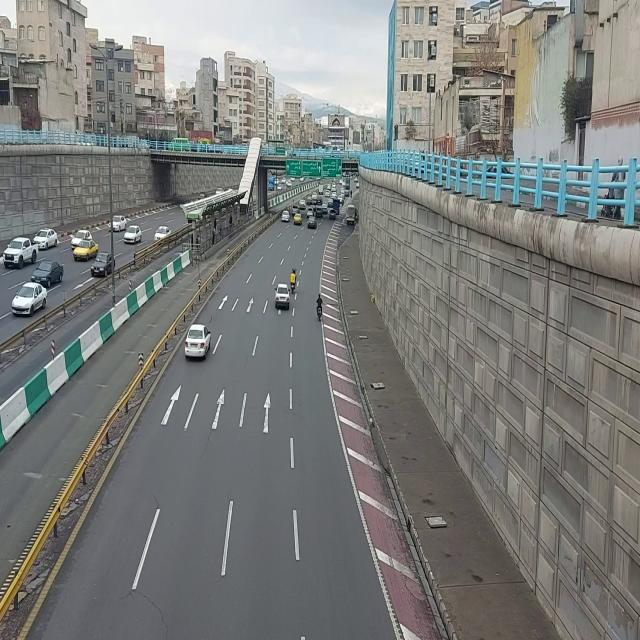
#> input picture data/Apply_Grayscale/Vehicles_Detection.v9i.coco/test/frame_0990_jpg.rf.a3223422e734a57442ee34a58d24d4b4.jpg, 640 x 640 px, given as the content of the folder /MyDrive/CS231/CS231_VehicleDetection/data/main/train/images, which was not available
$ jupyter execute --allow-errors hog_svm_vehicle_detection.ipynb   (text cells are left out)
#> lines starting #> are read from the running program, lines starting #| are printed output that depends on the picture; pictures that were not available may be replaced by others from this repository, and a replacement may not be noted
[cell 1]
import time
import random
from pathlib import Path

import cv2
import numpy as np
import matplotlib.pyplot as plt

from sklearn.preprocessing import StandardScaler
from sklearn.svm import LinearSVC, SVC

random.seed(42)
np.random.seed(42)

[cell 2]
from google.colab import drive
drive.mount("/content/drive")

[cell 3]
ROOT = Path("/content/drive/MyDrive/CS231/CS231_VehicleDetection/")
DATA_ROOT = ROOT / 'data' / 'main'
TRAIN_IMG_DIR = DATA_ROOT / 'train' / 'images'
TRAIN_LBL_DIR = DATA_ROOT / 'train' / 'labels'
VAL_IMG_DIR = DATA_ROOT / 'valid' / 'images'
VAL_LBL_DIR = DATA_ROOT / 'valid' / 'labels'
TEST_IMG_DIR = DATA_ROOT / 'test' / 'images'
TEST_LBL_DIR = DATA_ROOT / 'test' / 'labels'
MODEL_PATH = ROOT / "models"

CLASS_NAMES = ['bus', 'car', 'motorbike', 'truck']
NUM_CLASSES = len(CLASS_NAMES)
BG_CLASS = NUM_CLASSES

#> (the rest of this cell did not finish here and is left out)

[cell 4]
PATCH_SIZE = (48, 48)
NEG_PER_IMAGE = 50
NEG_IOU_MAX = 0.3
HARD_NEG_PER_IMAGE = 15
MAX_TRAIN_IMAGES = None

# OpenCV HOG: faster than skimage HOG for this use case
HOG_BINS = 9
PIX_PER_CELL = (8, 8)
CELLS_PER_BLOCK = (2, 2)

# Detection
WINDOW_STRIDE = 32
Y_SEARCH_RANGE = (0.2, 0.90)
NMS_IOU_THRESHOLD = 0.35
SCORE_THRESHOLD = 0.5
TOPK_PER_CLASS_PER_IMAGE = 40

print('Hyperparameters set')

[cell 5]
# Hàm kiểm tra định dạng ảnh
def image_files(img_dir):
    return sorted([p for p in img_dir.iterdir() if p.suffix.lower() in {'.jpg', '.jpeg', '.png', '.bmp'}])

# Lấy đường dẫn label từ đường dẫn ảnh
def label_path_for_image(lbl_dir, img_path):
    return lbl_dir / (img_path.stem + '.txt')

# Chuyển annotation từ format YOLO sang XYXY
# [17 lines left out: functions yolo_to_xyxy, clip_box_xyxy, not called in this run]

# Đọc các annotations để lấy thông tin về ảnh và label
def read_annotations(img_dir, lbl_dir):
    records = []
    for img_path in image_files(img_dir):
        img = cv2.imread(str(img_path))
#> img is the input picture: shape (640, 640, 3); mean B, G, R 122.1, 124.5, 123
        if img is None:
            continue
        h, w = img.shape[:2]
#> h = 640; w = 640

        boxes = []
        labels = []
        lbl = label_path_for_image(lbl_dir, img_path)
        if lbl.exists():
            for line in lbl.read_text(encoding='utf-8').splitlines():
                parts = line.strip().split()
                if len(parts) != 5:
                    continue
                cls_id, xc, yc, bw, bh = parts
                cls_id = int(float(cls_id))
                if cls_id < 0 or cls_id >= NUM_CLASSES:
                    continue
                box = yolo_to_xyxy(float(xc), float(yc), float(bw), float(bh), w, h)
                box = clip_box_xyxy(box, w, h)
                if box is None:
                    continue
                boxes.append(box)
                labels.append(cls_id)

        records.append({
            'image_path': img_path,
            'width': w,
            'height': h,
            'boxes': np.array(boxes, dtype=np.float32) if boxes else np.zeros((0, 4), dtype=np.float32),
            'labels': np.array(labels, dtype=np.int32) if labels else np.zeros((0,), dtype=np.int32),
        })
    return records

train_records = read_annotations(TRAIN_IMG_DIR, TRAIN_LBL_DIR)
val_records = read_annotations(VAL_IMG_DIR, VAL_LBL_DIR)
test_records = read_annotations(TEST_IMG_DIR, TEST_LBL_DIR)

print(f'Train: {len(train_records)} | Val: {len(val_records)} | Test: {len(test_records)}')
#| Train: 1 | Val: 1 | Test: 1

[cell 6]
# Tính IoU
# [14 lines left out: function compute_iou, not called in this run]

# Tìm IoU lớn nhất
def max_iou_with_boxes(box, gt_boxes):
    if len(gt_boxes) == 0:
        return 0.0
    return max(compute_iou(box, g) for g in gt_boxes)

# Cắt vùng trong ảnh để xử lí
def crop_and_resize(img, box, out_size=PATCH_SIZE):
    x1, y1, x2, y2 = [int(round(v)) for v in box]
    patch = img[y1:y2, x1:x2]
    if patch.size == 0:
        return None
    return cv2.resize(patch, out_size, interpolation=cv2.INTER_AREA)

[cell 7]
# OpenCV HOG descriptor (fast)
win_size = PATCH_SIZE
cell_size = PIX_PER_CELL
block_size = (CELLS_PER_BLOCK[0] * cell_size[0], CELLS_PER_BLOCK[1] * cell_size[1])
block_stride = (cell_size[0], cell_size[1])

# Khởi tạo bộ mô tả OpenCV HOGDescriptor (Tốc độ xử lý rất nhanh bằng C++)
HOG = cv2.HOGDescriptor(
    win_size,        # winSize
    block_size,      # blockSize
    block_stride,    # blockStride
    cell_size,       # cellSize
    HOG_BINS,        # nbins
)

def extract_feature(patch_bgr):
    """
    Trích xuất đặc trưng HOG chuẩn: Grayscale -> Chuẩn hóa -> Tính HOG
    """
    # Bước 1: Chuyển sang ảnh xám (Grayscale)
    gray = cv2.cvtColor(patch_bgr, cv2.COLOR_BGR2GRAY)

    # Bước 2: Chuẩn hóa cường độ sáng (Min-Max Normalization về khoảng 0 - 255)
    # Bước này giúp giảm thiểu tác động của việc ảnh quá tối hoặc quá sáng
    gray_normalized = cv2.normalize(gray, None, 0, 255, cv2.NORM_MINMAX)

    # Bước 3: Trích xuất và trải phẳng vector HOG
    hog_vec = HOG.compute(gray_normalized).reshape(-1)

    return hog_vec.astype(np.float32)

[cell 8]
def sample_negative_boxes(record, n, max_iou=0.08, max_trials=400):
    """
    Hàm lấy mẫu ngẫu nhiên các ô vuông làm nhãn âm (Background/Nền).
    Đảm bảo các ô này không trùng lặp quá nhiều với vật thể thật (Ground Truth).
    """
    w, h = record['width'], record['height']
    gt = record['boxes']
    out = []
    scales = [0.75, 1.0, 1.25, 1.5, 1.8] # Các tỷ lệ phóng to/thu nhỏ của ô ảnh mẫu

    t = 0
    # Vòng lặp dừng khi lấy đủ số lượng mẫu 'n' HOẶC vượt quá số lần thử tối đa 'max_trials'
    while len(out) < n and t < max_trials:
        t += 1
        s = random.choice(scales) # Chọn ngẫu nhiên một tỷ lệ kích thước
        bw = int(PATCH_SIZE[0] * s)
        bh = int(PATCH_SIZE[1] * s)

        # Bỏ qua nếu kích thước ô mẫu lớn hơn cả kích thước bức ảnh gốc
        if bw >= w or bh >= h:
            continue

        # Chọn tọa độ góc trên bên trái ngẫu nhiên trong phạm vi hợp lệ của ảnh
        x1 = random.randint(0, w - bw - 1)
        # Bắt đầu quét y từ 15% chiều cao ảnh trở xuống (thường để bỏ qua vùng bầu trời)
        y1 = random.randint(int(h * 0.15), h - bh - 1)

        b = [x1, y1, x1 + bw, y1 + bh] # Tọa độ bounding box ngẫu nhiên [x1, y1, x2, y2]

        # Kiểm tra độ chồng chéo (IoU) lớn nhất giữa ô ngẫu nhiên này với tất cả các vật thể thật
        # Nếu IoU nhỏ hơn ngưỡng cho phép (max_iou), chứng tỏ đây là vùng nền sạch -> Giữ lại
        if max_iou_with_boxes(b, gt) <= max_iou:
            out.append(b)

    return out

def build_train_features(records, max_images=None):
    """
    Hàm duyệt qua danh sách ảnh để cắt vùng dữ liệu, trích xuất đặc trưng
    và đóng gói thành tập dữ liệu huấn luyện X (đặc trưng) và y (nhãn).
    """
    X, y = [], []
    # Giới hạn số lượng ảnh xử lý nếu cấu hình max_images được đặt
    use = records if max_images is None else records[:max_images]

    for rec in use:
        # Đọc ảnh từ đường dẫn
        img = cv2.imread(str(rec['image_path']))
        if img is None: # Bỏ qua nếu ảnh bị lỗi hoặc không tồn tại
            continue

        # --- PHẦN 1: TRÍCH XUẤT NHÃN DƯƠNG (CÁC VẬT THỂ THẬT) ---
        for box, cls_id in zip(rec['boxes'], rec['labels']):
            p = crop_and_resize(img, box) # Cắt vùng vật thể và resize về kích thước chuẩn
            if p is None:
                continue
            X.append(extract_feature(p))  # Trích xuất đặc trưng (HOG/Color...) rồi thêm vào tập X
            y.append(int(cls_id))         # Thêm nhãn của vật thể vào tập y

        # --- PHẦN 2: TRÍCH XUẤT NHÃN ÂM (BACKGROUND / NỀN TRỐNG) ---
        # Gọi hàm lấy mẫu ngẫu nhiên các ô nền trên chính bức ảnh này
        for b in sample_negative_boxes(rec, NEG_PER_IMAGE, max_iou=NEG_IOU_MAX):
            p = crop_and_resize(img, b) # Cắt vùng nền và resize về kích thước chuẩn
            if p is None:
                continue
            X.append(extract_feature(p))  # Trích xuất đặc trưng của vùng nền trống
            y.append(BG_CLASS)            # Gắn nhãn lớp nền (ví dụ: lớp 0 hoặc lớp cuối cùng)

    # Chuyển đổi danh sách dữ liệu thành mảng NumPy định dạng chuẩn để nạp vào mô hình học máy
    return np.asarray(X, dtype=np.float32), np.asarray(y, dtype=np.int32)

# --- BẮT ĐẦU CHẠY QUY TRÌNH CHUẨN BỊ DỮ LIỆU HUẤN LUYỆN ---

# Gộp chung tập train và tập validation lại thành một bể chứa dữ liệu mẫu để trích xuất (nếu cần)
train_pool = train_records + val_records

# Thực hiện xây dựng tập dữ liệu đặc trưng X_train và y_train
X_train, y_train = build_train_features(train_pool, max_images=MAX_TRAIN_IMAGES)
#> after the loop in build_train_features, `for box, cls_id in zip(rec['boxes'], rec['labels']):`: X = []
#> the loop in build_train_features, `for b in sample_negative_boxes(rec, NEG_PER_IMAGE, max_iou=NEG_IOU_MAX):` made 50 passes
#> pass 1, in crop_and_resize, `patch = img[y1:y2, x1:x2]`:
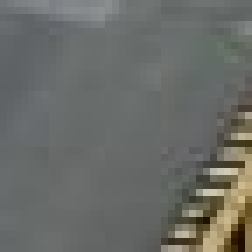
#> patch: shape (36, 36, 3) (shown 7 times larger); mean B, G, R 103.3, 107.4, 105.8
#> pass 1, in build_train_features, `p = crop_and_resize(img, b)`:
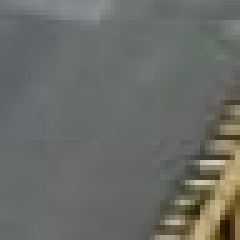
#> p: shape (48, 48, 3) (shown 5 times larger); mean B, G, R 103.2, 107.4, 105.8
#> pass 1, in extract_feature, `gray = cv2.cvtColor(patch_bgr, cv2.COLOR_BGR2GRAY)`:
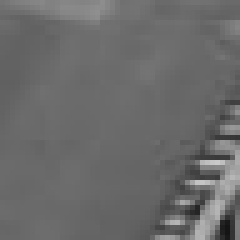
#> gray: shape (48, 48) (shown 5 times larger); min 21, max 202, mean 106.4
#> pass 1, in extract_feature, `gray_normalized = cv2.normalize(gray, None, 0, 255, cv2.NORM_MINMAX)`:
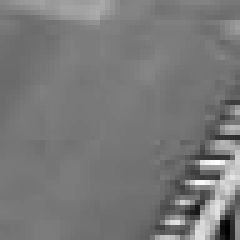
#> gray_normalized: shape (48, 48) (shown 5 times larger); min 0, max 255, mean 120.4
#> after the loop in build_train_features, `for b in sample_negative_boxes(rec, NEG_PER_IMAGE, max_iou=NEG_IOU_MAX):`:
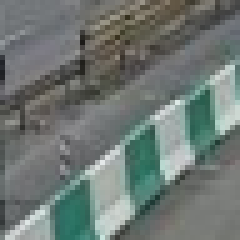
#> p: shape (48, 48, 3) (shown 5 times larger); mean B, G, R 115.2, 119.2, 110.2
#> after the loop in build_train_features, `for b in sample_negative_boxes(rec, NEG_PER_IMAGE, max_iou=NEG_IOU_MAX):`: X = 50 items; y = 50 values from 4 to 4
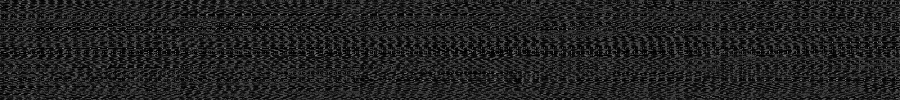
#> X_train: shape (100, 900) float32; min 0, max 0.549, mean 0.136
#> y_train = 100 values from 4 to 4

# In ra kích thước của tập dữ liệu đặc trưng (Số lượng mẫu x Chiều dài vector đặc trưng)
print('Train feature shape:', X_train.shape)
#| Train feature shape: (100, 900)

# Vòng lặp thống kê số lượng mẫu của từng lớp (bao gồm các lớp vật thể và lớp nền)
for i in range(NUM_CLASSES + 1):
    # Xác định tên hiển thị: Nếu là lớp cuối cùng thì đặt là 'background', ngược lại lấy từ mảng danh mục
    name = CLASS_NAMES[i] if i < NUM_CLASSES else 'background'
    # Tính tổng số mẫu thuộc về lớp i hiện tại và in ra màn hình căn lề phải cho đẹp
    print(f'{name:>10}: {(y_train == i).sum()}')
#> this loop made 5 passes
#|        bus: 0
#|        car: 0
#|  motorbike: 0
#|      truck: 0
#| background: 100

[cell 9]
def fit_model(X, y, C=1.0):
    """
    Hàm huấn luyện mô hình SVM tuyến tính (LinearSVC) kết hợp chuẩn hóa dữ liệu.
    Tự động tối ưu tham số 'dual' dựa trên kích thước ma trận đặc trưng để tăng tốc độ.
    """
    # 1. Khởi tạo và thực hiện chuẩn hóa dữ liệu về phân phối chuẩn (mean=0, var=1)
    # Bước này giúp SVM hội tụ nhanh hơn và không bị lệch bởi các đặc trưng có giá trị lớn
    scaler = StandardScaler()
    Xs = scaler.fit_transform(X)

    # 2. Tự động tối ưu hóa toán toán giải (Tham số dual)
    # Lấy ra: n_samples (số lượng dòng/mẫu), n_features (số lượng cột/đặc trưng HOG)
    n_samples, n_features = X.shape

    # NOTE VỀ DUAL:
    # Theo tài liệu scikit-learn, nếu số lượng mẫu (dòng) LỚN HƠN số lượng đặc trưng (cột),
    # ta nên đặt dual=False (giải bài toán gốc) để tránh mô hình bị treo hoặc chạy cực kỳ chậm.
    # Ngược lại, nếu số mẫu ít hơn số đặc trưng, đặt dual=True (giải bài toán đối ngẫu).
    is_dual = n_samples < n_features

    # 3. Khởi tạo mô hình SVM tuyến tính với các cấu hình tối ưu
    clf = LinearSVC(
        C=C,           # Tham số phạt lỗi ranh giới biên (Soft-margin control)
        class_weight='balanced', # Tự động cân bằng trọng số vì tập mẫu âm (nền) luôn nhiều hơn mẫu dương
        dual=is_dual,
        max_iter=30000
    )

    # 4. Tiến hành bấm giờ và huấn luyện mô hình
    t0 = time.perf_counter()
    clf.fit(Xs, y)
    dt = time.perf_counter() - t0

    return scaler, clf, dt

[cell 10]
# Data-driven window scales from GT box size stats
def estimate_scales(records):
    """
    Hàm tự động tính toán các tỷ lệ (scales) cho cửa sổ quét (sliding window)
    dựa trên thống kê kích thước thực tế của các vật thể thật (Ground Truth) trong tập dữ liệu.
    """
    ratios = [] # Danh sách chứa tỷ lệ kích thước của từng vật thể so với PATCH_SIZE chuẩn

    # Duyệt qua từng bức ảnh trong tập dữ liệu
    for rec in records:
        # Duyệt qua từng bounding box của vật thể thật trong ảnh đó
        for b in rec['boxes']:
            # Tính chiều rộng (bw) và chiều cao (bh) của vật thể
            # Hàm max(1.0, ...) đảm bảo kích thước không bị bằng 0 (tránh lỗi chia cho 0)
            bw = max(1.0, b[2] - b[0])
            bh = max(1.0, b[3] - b[1])

            # Tính toán xem vật thể lớn gấp bao nhiêu lần so với kích thước PATCH_SIZE gốc.
            # Lấy giá trị lớn nhất giữa tỉ lệ chiều rộng và chiều cao để đảm bảo cửa sổ bao trọn được vật thể.
            ratios.append(max(bw / PATCH_SIZE[0], bh / PATCH_SIZE[1]))

    # Trường hợp tập dữ liệu trống hoặc không tìm thấy vật thể nào, trả về danh sách tỷ lệ mặc định an toàn
    if len(ratios) == 0:
        return [0.85, 1.0, 1.2, 1.5]

    # Sử dụng hàm phân vị (Quantile) để chọn ra 5 mốc đại diện tương ứng với các kích cỡ vật thể:
    # Rất nhỏ (15%), nhỏ (35%), trung bình (55%), lớn (75%), và rất lớn (90%) xuất hiện trong tập dữ liệu
    q = np.quantile(np.array(ratios), [0.15, 0.35, 0.55, 0.75, 0.9])

    # Xử lý chuẩn hóa danh sách tỷ lệ:
    # 1. np.clip(v, 0.65, 2.6): Giới hạn tỷ lệ scale chỉ nằm trong khoảng an toàn từ 0.65 đến 2.6 lần PATCH_SIZE
    # 2. set(...): Loại bỏ các giá trị scale bị trùng lặp (nếu có)
    # 3. sorted(...): Sắp xếp các tỷ lệ theo thứ tự tăng dần từ nhỏ đến lớn
    scales = sorted(set([float(np.clip(v, 0.65, 2.6)) for v in q]))

    return scales

# --- THỰC THI TÍNH TOÁN CÁC TỶ LỆ CỬA SỔ QUÉT ---

# Gọi hàm phân tích trên bể dữ liệu huấn luyện (train_pool) để lấy ra các tỷ lệ tối ưu nhất
WINDOW_SCALES = estimate_scales(train_pool)
#> the loop in estimate_scales, `for rec in records:` made 2 passes
#> after the loop in estimate_scales, `for rec in records:`: ratios = []
#> WINDOW_SCALES = [0.85, 1, 1.2, 1.5]

# In danh sách các tỷ lệ scale tối ưu được hệ thống tự động tính toán ra màn hình
print('WINDOW_SCALES:', WINDOW_SCALES)
#| WINDOW_SCALES: [0.85, 1.0, 1.2, 1.5]

[cell 11]
# [122 lines left out: functions nms, sliding_windows, detect_in_image, not called in this run]

[cell 12]
import numpy as np
import time
import cv2

# --- HÀM TỐI ƯU: TÍNH AP CHO TẤT CẢ CÁC NGƯỠNG IOU CÙNG LÚC ---
# [160 lines left out: functions evaluate_class_all_thrs, evaluate_dataset, not called in this run]

#> (a cell that did not finish here is left out)

#> in fit_model, `Xs = scaler.fit_transform(X)`:
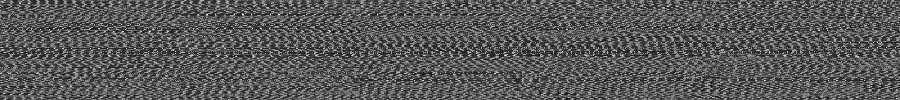
#> Xs: shape (100, 900) float32; min -2.2, max 4.11, mean -2.03e-09; drawn with min black and max white
#> (reads models/best_hog_svm.pkl from the repository)
